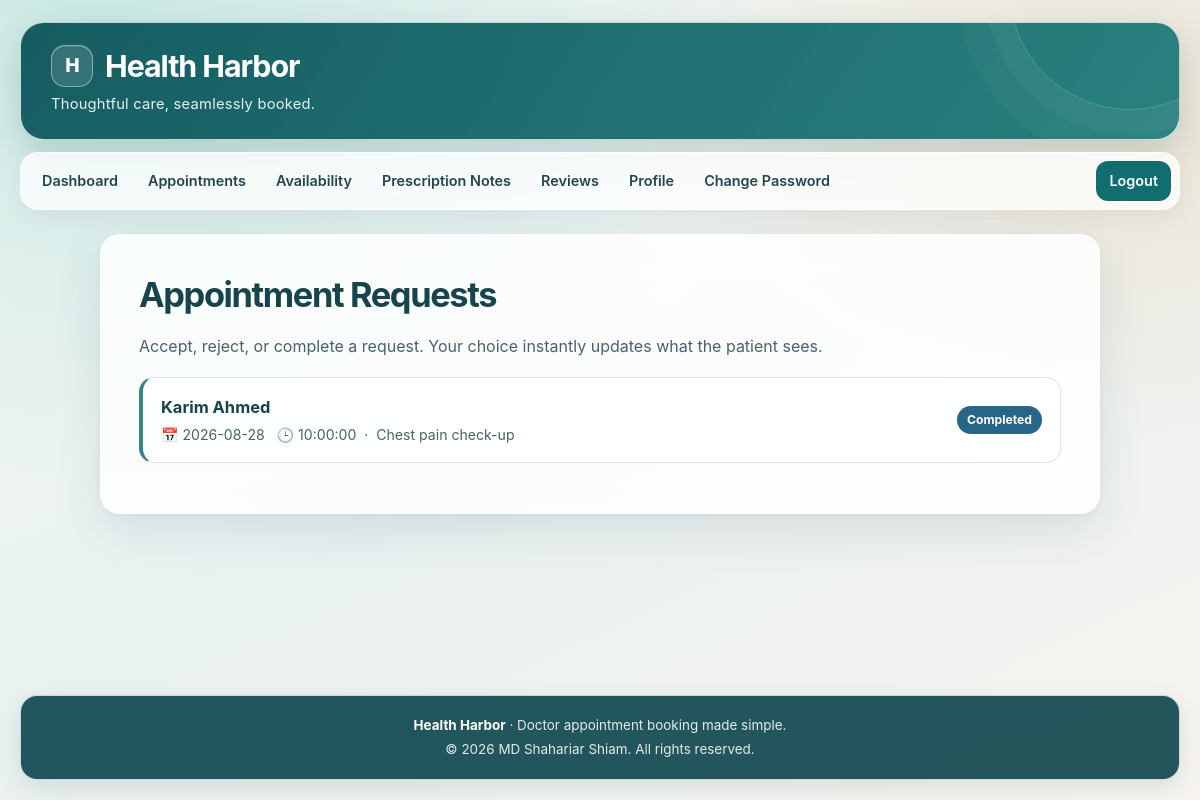
The app's page /View/doctor_appointments.php (signed in) with its own data.
### tables this page shows
CREATE TABLE IF NOT EXISTS appointments (
    id         INT AUTO_INCREMENT PRIMARY KEY,
    patient_id INT NOT NULL,
    doctor_id  INT NOT NULL,
    slot_id    INT DEFAULT NULL UNIQUE,
    appt_date  DATE NOT NULL,
    appt_time  TIME NOT NULL,
    reason     VARCHAR(255),
    status     ENUM('Pending','Accepted','Rejected','Completed','Cancelled') NOT NULL DEFAULT 'Pending',
    notes      TEXT DEFAULT NULL,
    created_at TIMESTAMP DEFAULT CURRENT_TIMESTAMP,
    FOREIGN KEY (patient_id) REFERENCES users(id) ON DELETE CASCADE,
    FOREIGN KEY (doctor_id) REFERENCES users(id) ON DELETE CASCADE,
    FOREIGN KEY (slot_id, doctor_id) REFERENCES slots(id, doctor_id) ON DELETE RESTRICT
);

CREATE TABLE IF NOT EXISTS users (
    id        INT AUTO_INCREMENT PRIMARY KEY,
    name      VARCHAR(100) NOT NULL,
    email     VARCHAR(100) NOT NULL UNIQUE,
    password  VARCHAR(255) NOT NULL,
    phone     VARCHAR(20),
    role      ENUM('patient','doctor','admin') NOT NULL DEFAULT 'patient',
    specialty VARCHAR(100) DEFAULT NULL,
    status    VARCHAR(20) NOT NULL DEFAULT 'pending'
);

### Model/db.php (called while the page is built, shortened)
<?php
class db {
    function getDoctorAppointments($connection, $doctor_id) {
        $doctor_id = (int)$doctor_id;
        $sql = "SELECT a.id, a.appt_date, a.appt_time, a.status, a.reason, u.name AS patient_name
                FROM appointments a JOIN users u ON a.patient_id = u.id
                WHERE a.doctor_id = ".$doctor_id." ORDER BY a.id DESC";
        return $connection->query($sql);
    }
}
?>

### View/doctor_appointments.php (the view, shortened to what this page needs)
<?php
include "../Model/db.php";
$database   = new db();
$connection = $database->connection();
$appts      = $database->getDoctorAppointments($connection, (int)$_SESSION["user_id"]);
function badge_class($s) {
    if ($s === "Completed") return "done";
    return "no";
}
?>
<!DOCTYPE html>
<html lang="en-US">
<head>
    <link rel="stylesheet" href="../Design/Style.css">
</head>
<body>
    <div class="header">
        <h2>Health Harbor</h2>
        <p>Thoughtful care, seamlessly booked.</p>
    </div>
    <div class="topnav">
      <a href="doctor_dashboard.php">Dashboard</a>
      <a href="doctor_appointments.php">Appointments</a>
      <a href="manage_availability.php">Availability</a>
      <a href="write_notes.php">Prescription Notes</a>
      <a href="doctor_reviews.php">Reviews</a>
      <a href="profile.php">Profile</a>
      <a href="change_password.php">Change Password</a>
      <a class="right" href="logout.php">Logout</a>
    </div>
    <div class="container">
        <h1>Appointment Requests</h1>
        <p class="lead">Accept, reject, or complete a request. Your choice instantly updates what the patient sees.</p>
        <ul class="appt-list">
            <?php if ($appts && $appts->num_rows > 0): ?>
                <?php while ($a = $appts->fetch_assoc()): $s = $a['status']; ?>
                    <li>
                        <div class="appt-main">
                            <strong><?php echo htmlspecialchars($a['patient_name']); ?></strong>
                            <div class="appt-meta">📅 <?php echo htmlspecialchars($a['appt_date']); ?> &nbsp; 🕒 <?php echo htmlspecialchars($a['appt_time']); ?><?php echo $a['reason'] ? " &nbsp;·&nbsp; ".htmlspecialchars($a['reason']) : ""; ?></div>
                        </div>
                        <div class="appt-side">
                            <span class="badge <?php echo badge_class($s); ?>"><?php echo htmlspecialchars($s); ?></span>
                        </div>
                    </li>
                <?php endwhile; ?>
            <?php else: ?>
                <li class="empty">No appointment requests yet.</li>
            <?php endif; ?>
        </ul>
    </div>
    <?php include "footer.php"; ?>
</body>
</html>

### Design/Style.css (style rules this page uses)
:root { color-scheme: light; --ink: #17323b; --muted: #49616a; --brand: #126d70; --brand-deep: #0b4e56; --brand-soft: #dcefee; --accent: #d18a52; --danger: #a43743; --line: rgba(59, 102, 109, .18); --surface: rgba(255, 255, 255, .83); --surface-strong: #fff; --shadow: 0 18px 48px rgba(36, 75, 82, .11), 0 2px 8px rgba(36, 75, 82, .05); --radius: 20px; }
* { box-sizing: border-box; }
html { min-height: 100%; scroll-behavior: smooth; }
body { min-height: 100vh; margin: 0; display: flex; flex-direction: column; color: var(--ink); background: radial-gradient(ellipse at 8% 0%, rgba(177, 223, 215, .62), transparent 42rem), radial-gradient(ellipse at 94% 14%, rgba(241, 218, 191, .55), transparent 34rem), linear-gradient(155deg, #f4f8f6 0%, #e9f1f1 52%, #f7f4ef 100%); font-family: -apple-system, BlinkMacSystemFont, "Segoe UI", sans-serif; font-size: 16px; line-height: 1.6; }
a { color: var(--brand-deep); }
.header { position: relative; margin: 22px auto 12px; width: min(1180px, calc(100% - 40px)); padding: 22px 30px; overflow: hidden; border: 1px solid rgba(255,255,255,.72); border-radius: 24px; background: linear-gradient(125deg, rgba(14, 86, 91, .96), rgba(21, 119, 117, .91)); color: #fff; text-align: left; box-shadow: 0 14px 36px rgba(14, 74, 79, .19); }
.header::after { content: ""; position: absolute; width: 240px; height: 240px; right: -72px; top: -155px; border: 1px solid rgba(255,255,255,.19); border-radius: 50%; box-shadow: 0 0 0 24px rgba(255,255,255,.035), 0 0 0 52px rgba(255,255,255,.025); pointer-events: none; }
.header h2 { display: flex; align-items: center; gap: 12px; margin: 0; color: #fff; font-size: clamp(1.45rem, 3vw, 1.9rem); font-weight: 720; letter-spacing: -.035em; line-height: 1.2; }
.header h2::before { content: "H"; display: inline-grid; place-items: center; width: 40px; height: 40px; flex: 0 0 40px; border: 1px solid rgba(255,255,255,.42); border-radius: 14px; background: rgba(255,255,255,.13); color: #fff; font-size: 1.2rem; font-weight: 780; letter-spacing: -.04em; box-shadow: inset 0 1px 0 rgba(255,255,255,.15); }
.header p { margin: 6px 0 0; color: rgba(255,255,255,.9); font-size: .92rem; letter-spacing: .015em; }
.topnav { position: relative; z-index: 2; display: flex; flex-wrap: wrap; align-items: center; gap: 4px; width: min(1180px, calc(100% - 40px)); margin: 0 auto; padding: 8px; overflow: visible; border: 1px solid rgba(255,255,255,.76); border-radius: 18px; background: rgba(255,255,255,.76); box-shadow: 0 8px 22px rgba(36,75,82,.07); -webkit-backdrop-filter: blur(18px) saturate(145%); backdrop-filter: blur(18px) saturate(145%); }
.topnav a { display: inline-flex; align-items: center; min-height: 40px; padding: 8px 13px; border-radius: 12px; color: #24454e; font-size: .9rem; font-weight: 600; text-decoration: none; transition: background-color .18s ease, color .18s ease, transform .18s ease; }
.topnav a.right { margin-left: auto; color: #fff; background: var(--brand); }
.container { flex: 0 0 auto; width: min(1000px, calc(100% - 40px)); margin: 24px auto; padding: clamp(22px, 4vw, 38px); border: 1px solid rgba(255,255,255,.84); border-radius: var(--radius); background: var(--surface); box-shadow: var(--shadow); -webkit-backdrop-filter: blur(22px) saturate(140%); backdrop-filter: blur(22px) saturate(140%); }
h1, h2, h3 { color: #17444c; line-height: 1.25; }
h1 { margin: 0 0 18px; font-size: clamp(1.65rem, 4vw, 2.15rem); font-weight: 710; letter-spacing: -.04em; }
.lead { margin: 0 0 18px; color: var(--muted); }
.badge { display: inline-block; padding: 4px 10px; border-radius: 999px; color: #fff; font-size: .76rem; font-weight: 700; }
.badge.done { background: #276589; }
.appt-list { margin: 14px 0 0; padding: 0; list-style: none; }
.appt-list li { display: flex; justify-content: space-between; align-items: center; flex-wrap: wrap; gap: 14px; margin-bottom: 12px; padding: 16px 18px; border: 1px solid rgba(59,102,109,.17); border-left: 4px solid #31858a; border-radius: 15px; background: rgba(255,255,255,.73); }
.appt-list .appt-main { min-width: 0; }
.appt-list .appt-main strong { color: #17444c; font-size: 1.03rem; }
.appt-list .appt-meta { margin-top: 3px; color: var(--muted); font-size: .88rem; }
.appt-list .appt-side { display: flex; align-items: center; flex-wrap: wrap; gap: 7px; }

### records on screen
appointments: patient.name "Karim Ahmed", appt_date "2026-08-28", appt_time "10:00:00", reason "Chest pain check-up", status "Completed"
